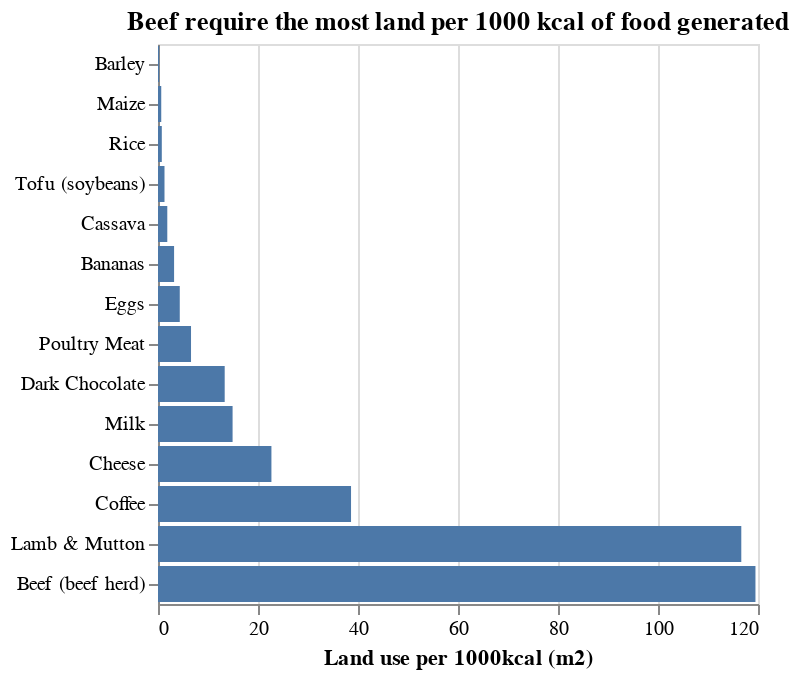

Notebook code for this chart:
### Code cell
land_use = pd.read_csv('https://raw.githubusercontent.com/UBC-MDS/exploratory-data-viz/main/chapters/en/slides/module6/data/land-use-per-kcal.csv')
title='Beef require the most land per 1000 kcal of food generated'
alt.Chart(land_use, title=title).mark_bar().encode(
    alt.X('Land use per 1000kcal (m2)'),
    alt.Y('Commodity', sort='x', title=''))

### Figure 1 — Vega-Lite specification as saved in the notebook (floating-point values rounded to 4 significant figures)
{"config": {"view": {"continuousWidth": 300, "continuousHeight": 300}}, "data": {"name": "data-89a84118f44b4097258997655b81b6f1"}, "mark": {"type": "bar"}, "encoding": {"x": {"field": "Land use per 1000kcal (m2)", "type": "quantitative"}, "y": {"field": "Commodity", "sort": "x", "title": "", "type": "nominal"}}, "title": "Beef require the most land per 1000 kcal of food generated", "$schema": "https://vega.github.io/schema/vega-lite/v5.8.0.json", "datasets": {"data-89a84118f44b4097258997655b81b6f1": [{"Commodity": "Bananas", "Code": null, "Year": 2018, "Land use per 1000kcal (m2)": 3.217}, {"Commodity": "Barley", "Code": null, "Year": 2018, "Land use per 1000kcal (m2)": 0.222}, {"Commodity": "Beef (beef herd)", "Code": null, "Year": 2018, "Land use per 1000kcal (m2)": 119.5}, {"Commodity": "Cassava", "Code": null, "Year": 2018, "Land use per 1000kcal (m2)": 1.858}, {"Commodity": "Cheese", "Code": null, "Year": 2018, "Land use per 1000kcal (m2)": 22.68}, {"Commodity": "Coffee", "Code": null, "Year": 2018, "Land use per 1000kcal (m2)": 38.61}, {"Commodity": "Dark Chocolate", "Code": null, "Year": 2018, "Land use per 1000kcal (m2)": 13.34}, {"Commodity": "Eggs", "Code": null, "Year": 2018, "Land use per 1000kcal (m2)": 4.354}, {"Commodity": "Lamb & Mutton", "Code": null, "Year": 2018, "Land use per 1000kcal (m2)": 116.7}, {"Commodity": "Maize", "Code": null, "Year": 2018, "Land use per 1000kcal (m2)": 0.6501}, {"Commodity": "Milk", "Code": null, "Year": 2018, "Land use per 1000kcal (m2)": 14.92}, {"Commodity": "Poultry Meat", "Code": null, "Year": 2018, "Land use per 1000kcal (m2)": 6.605}, {"Commodity": "Rice", "Code": null, "Year": 2018, "Land use per 1000kcal (m2)": 0.7596}, {"Commodity": "Tofu (soybeans)", "Code": null, "Year": 2018, "Land use per 1000kcal (m2)": 1.299}]}}
